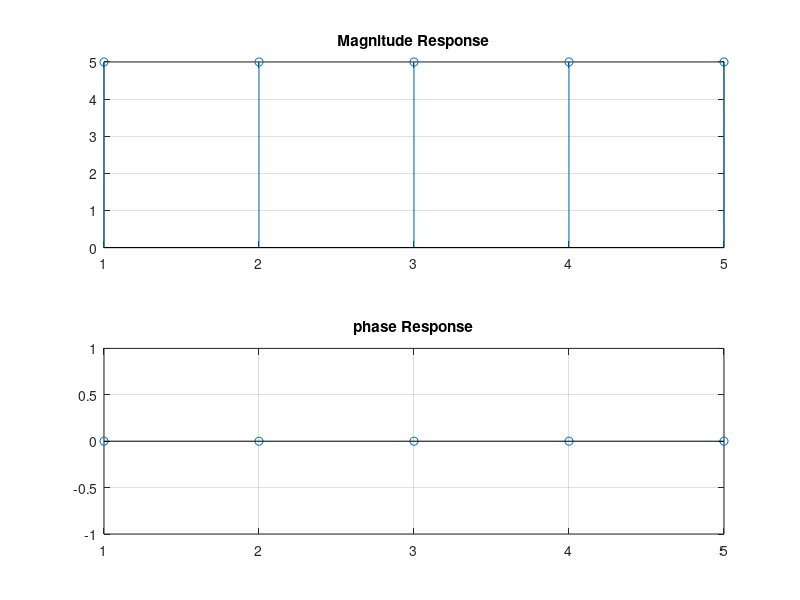

Here is the MATLAB script that generated this plot:
clc
clear all
close all

N = input('enetr N value');
x = input('enter input sequence with in square bracketes');
L = length(x);

if L > N
    disp('N should greater than L')
    return
end

if N > L
    x = [x, zeros(1,N-L)];
end

a = fft(x, N);
mag = abs(a);
pha = angle(a);

subplot(2, 1, 1);
stem(mag);
grid on
title('Magnitude Response');

subplot(2, 1, 2);
stem(pha);
grid on
title('phase Response');
